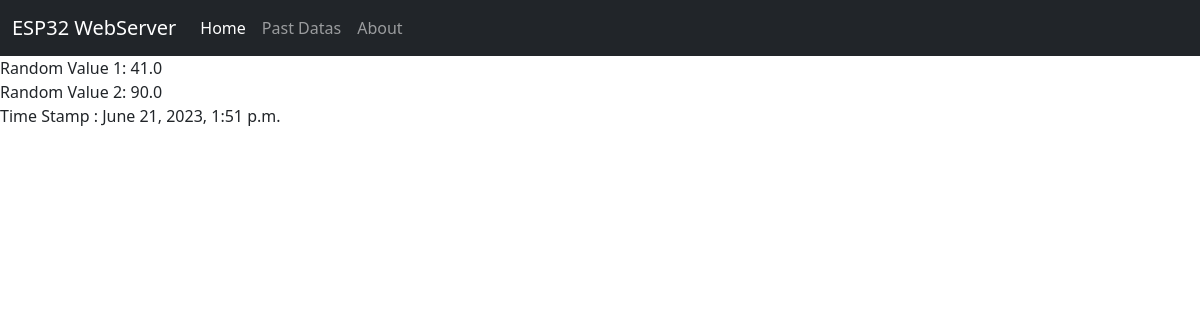
/, run on an earlier commit of the app's database.
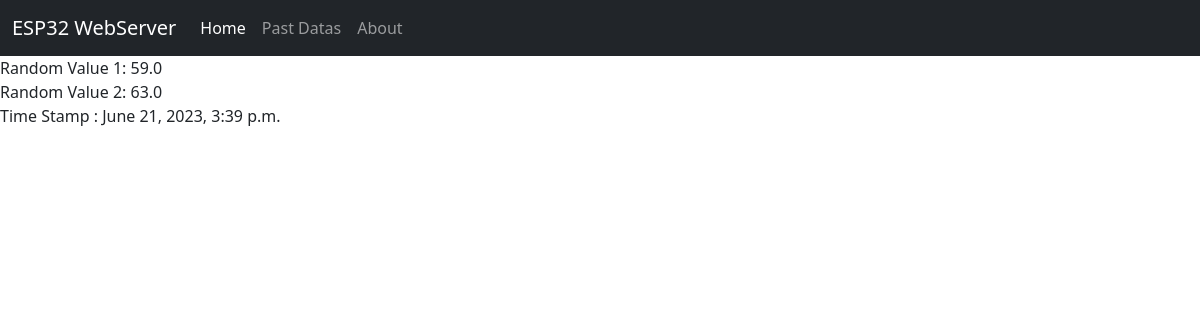
And on a later commit of the database.
### main/models.py (models this page shows)
class randomData(models.Model):
    random1 = models.IntegerField()
    random2 = models.IntegerField()
    created_at = models.DateTimeField(auto_now_add=True)

### main/views.py (the view)
# urls.py: path('', views.index, name='home'),
def index(request):
    latest_data = randomData.objects.latest('created_at')
    return render(request, 'index.html', {'latest_data': latest_data})

### Templates/index.html (shortened to what this page needs)
{% extends 'base.html' %}
{% block body %}
Random Value 1:  {{latest_data.random1}}
<br>
    Random Value 2:  {{latest_data.random2}}
<br>
Time Stamp :  {{latest_data.created_at}}
<br>
{% endblock body %}

What changed in the data, as far as the page shows it:
no longer on this page (row unchanged): randomData: random1 "41.0", random2 "90.0", created_at "June 21, 2023, 1:51 p.m."
added randomData: random1 "59.0", random2 "63.0", created_at "June 21, 2023, 3:39 p.m."
